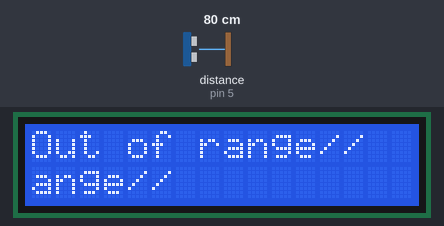
A sketch run on a simulated Arduino Uno, built with avr-gcc and run on an emulated ATmega328P. Parts: 16×2 character LCD. Wiring (inferred from the names in the program): ultrasonic range finder: trigger pin 4; echo pin 5. The test bench sets the inputs (shaded band); at power-on: distance to the obstacle (sensor on pin 5) 80 cm. The echo pulse lasts 58.3 µs per cm; what the sketch prints to the serial monitor is not drawn.

Above: at 2.2 s.
2.3 s: distance to the obstacle (sensor on pin 5) set to 2 cm
At 2.9 s:
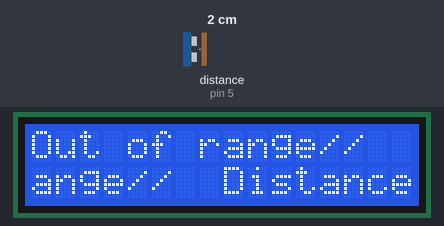
5.1 s: distance to the obstacle (sensor on pin 5) set to 9 cm
At 7.6 s:
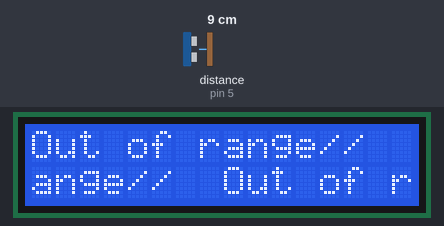
8.1 s: distance to the obstacle (sensor on pin 5) set to 4 cm
At 9.4 s:
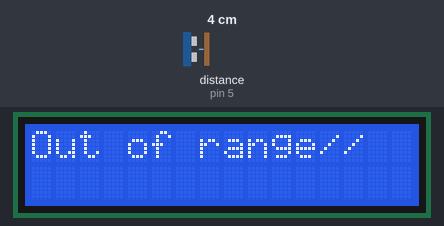
11.1 s: distance to the obstacle (sensor on pin 5) set to 18 cm
At 12.9 s:
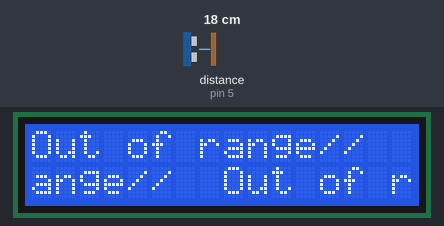
Timing chart, 0 to 14.4 s (numbered marks = the images above; inputs shaded):
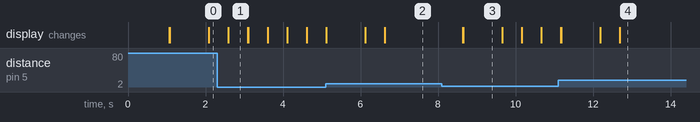

The sketch:

UltrasonicRangeFinder2.ino
```cpp
#include <LiquidCrystal.h> //because we're using an LCD screen

//to start, define PINs used by the sensor
#define trigPin 4 //define arduino pin to trig
#define echoPin 5 //define arduino pin for echo

//and the PINs used by the LCD
LiquidCrystal lcd(7, 8, 9, 10, 11, 12);

void setup() {
  // setup code here, runs once:

  pinMode(trigPin, OUTPUT); //set pin2 assigned to trigPin to OUTPUT communication, because trigPin triggers the pulse
  pinMode(echoPin, INPUT); //set Pin3 assigned to receive echo of pulsh to INPUT

  lcd.begin(16, 2); //size of lcd screen
  lcd.setCursor(0, 0); //where cursor starts
  lcd.println("Testing, Testing"); //to make sure it works

  delay(1000); //wait ... second
  lcd.clear(); //clear the LCD screen at end of set up
  Serial.begin(9600); //set serial communication and Baud rate
  //delayMicroseconds(1000); //wait an ickle bit
}

void loop() {
  // distance = speed x time. So we need 3 variables, but we know the time it takes for sound to travel. In average humidity (20-50) the speed of sound is 344.02m/s or 3.44cm/s
  //so we only need to assign 2 new variables

  long distance, duration;
    //echo duration goes to object and back so we half it;

  digitalWrite(trigPin, LOW); //we make sure the pin is set to OFF
  delayMicroseconds(10); //we'll delay an ickle bit before we switch pin ON

  digitalWrite(trigPin, HIGH); //we switch the pin ON to trigger a signal
  delayMicroseconds(10); //a pulse must be 10 microseconds
  digitalWrite(trigPin, LOW); //we switch pin10 OFF after the pulse
  //now we need to switch the echo pin ON to receive the pulse back
  duration = pulseIn(echoPin, HIGH); //pulseIn function means pin goes ON to receive the pulse
  distance = ((duration / 2) * 3.44);

  if (distance <2 || distance > 400){ //set the range of the sensor
    //lcd.println("Distance = ");
    lcd.println("Out of range//"); //go to a new line after you print
    delay(500); //a delay before we switch off
  }
  else {
    Serial.begin(9600); //set serial communication and Baud rate
    Serial.print("Distance = "); //if using the serial cable
    Serial.print(distance);
    //lcd.setCursor(0, 0);  //commented for testing
    lcd.print("Distance = ");
    lcd.print(distance);
    lcd.println(" cm ");
    delay(500); //another delay before we switch off
    //delayMicroseconds(500); //another delay before we switch off
    lcd.clear(); //clear the LCD screen at end of loop
  }
}
```

Measured:
- after the input at 2.3 s, the display: changes after 0.29 s (image 1)
- after the input at 5.1 s, the display: first differs from a run without the input at once (image 2 shows a later state)
- after the input at 8.1 s, the display: first changes after 0.54 s (image 3 shows a later state)
- after the input at 11.1 s, the display: first differs from a run without the input after 0.07 s (image 4 shows a later state)
- what the display in image 1 shows lasts 0.5 s, from 2.6 s to 3.1 s
- what the display in image 3 shows lasts 1.1 s, from 8.6 s to 9.7 s
